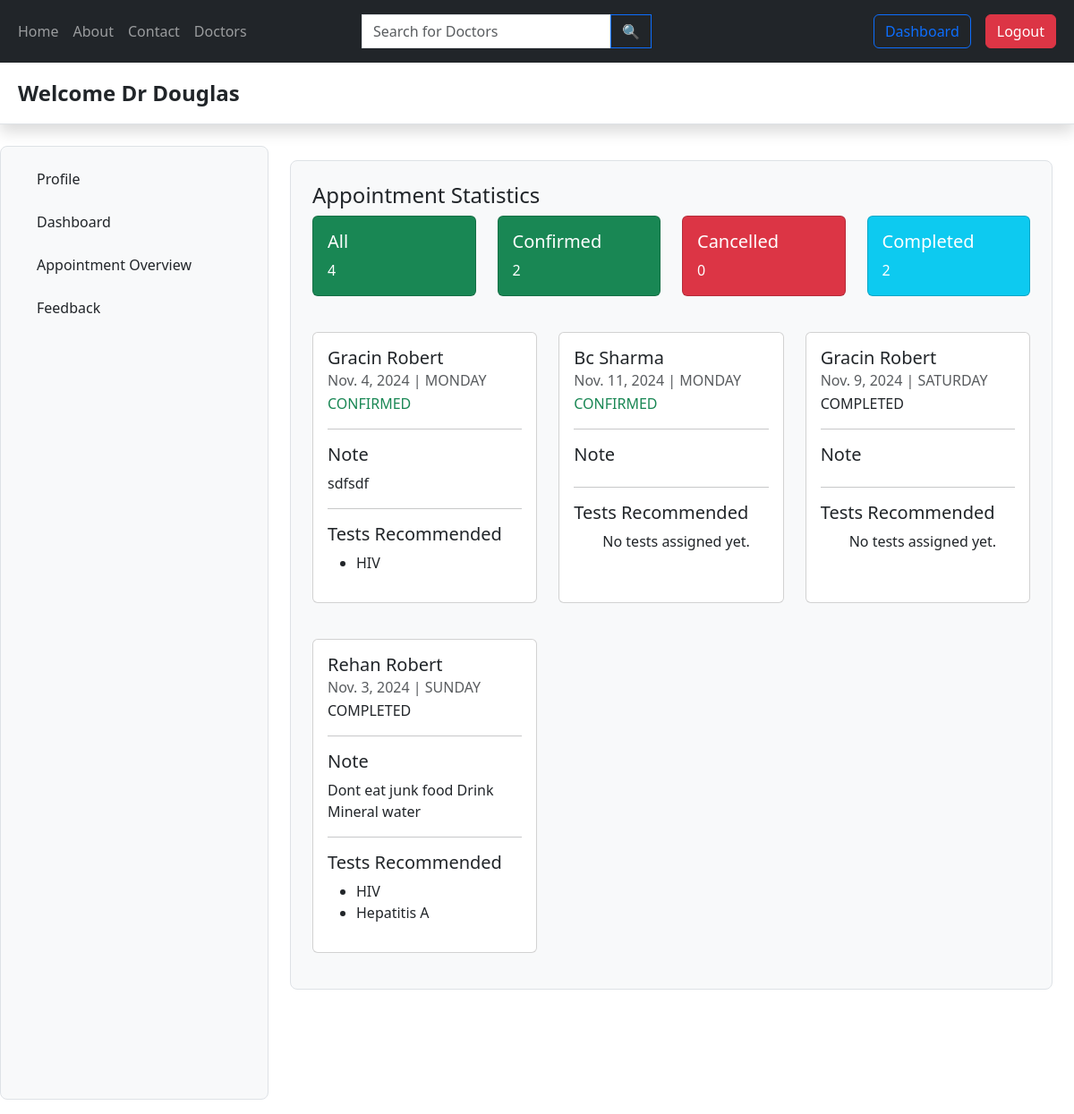
Page /appointment-overview/1/ (signed in) on the committed database.
### doctor/models.py (models this page shows, shortened)
class Doctor(models.Model):
  user= models.OneToOneField(User, on_delete= models.CASCADE,default=1)
  dob= models.DateField(default= None)
  sex= models.CharField(max_length= 10, choices= [('MALE', 'Male'), ('FEMALE', 'Female'), ('OTHER', 'Other')], default= 'FEMALE')
  department = models.ManyToManyField(Department)
  specialization = models.TextField(blank= True, null= True)
  dayofstarting= models.DateField(auto_now= True)
  avatar=models.ImageField(default="default_doctor_image.jpeg")
  Bio=models.TextField(default="",blank= True, null= True)
  Awards=models.TextField(default="",blank= True, null= True)

class AppointmentSlot(models.Model):
    doctor = models.ForeignKey(Doctor, on_delete=models.CASCADE)
    day_of_week = models.CharField(
        max_length=10,
        choices=[
            ('MONDAY', 'Monday'), ('TUESDAY', 'Tuesday'), ('WEDNESDAY', 'Wednesday'),
            ('THURSDAY', 'Thursday'), ('FRIDAY', 'Friday'), ('SATURDAY', 'Saturday'), ('SUNDAY', 'Sunday')
        ]
    )
    session = models.CharField(
        max_length=10,
        choices=[
            ('MORNING', 'Morning'), ('AFTERNOON', 'Afternoon'), ('EVENING', 'Evening')
        ]
    )
    max_bookings = models.PositiveIntegerField(default=10)
    class Meta:
        unique_together = ('doctor', 'day_of_week', 'session')
        ordering = ['doctor', 'day_of_week', 'session']

### appointment/models.py (models this page shows, shortened)
class Appointment(models.Model):
  patient= models.ForeignKey(Patient, on_delete=models.CASCADE, null=True)
  date = models.DateField(null=True, blank=True)
  slot= models.ForeignKey(AppointmentSlot, on_delete= models.CASCADE)
  stat= models.CharField(max_length= 20, choices=[('CONFIRMED', 'Confirmed'), ('CANCELLED', 'Cancelled'), ('COMPLETED','Completed')], default= 'CONFIRMED')
  booking_time= models.DateTimeField(auto_now=True)
  feedback= models.TextField(blank=True,null=True)
  test= models.ManyToManyField(Test,blank=True)
  doctorsnote= models.TextField(default='',blank=True,null=True)

### patient/models.py (models this page shows, shortened)
class Patient(models.Model):
  user= models.ForeignKey(User, on_delete= models.CASCADE)
  first_name= models.CharField(max_length= 255)
  last_name= models.CharField(max_length= 255, blank= True, null= True)
  dob= models.DateField(default= None)
  sex= models.CharField(max_length= 10, choices= [('MALE', 'Male'), ('FEMALE', 'Female'), ('OTHER', 'Other')], default= 'FEMALE')

### hospital_test/models.py (models this page shows, shortened)
class Test(models.Model):
    name = models.CharField(max_length=200)
    descript = models.TextField()

### doctor/views.py (the view)
# urls.py: path('appointment-overview/<str:pk>/',views.appointment_overview,name="appointment-overview"),
@login_required(login_url='login_page')
@role_required(['DOCTOR'])
def appointment_overview(request,pk):
    q=request.GET.get('q') if (request.GET.get('q')!=None) else ''
    doctor=Doctor.objects.get(id=pk)
    tests = Test.objects.all()
    appointments = Appointment.objects.filter(slot__doctor=doctor,stat__icontains=q)
    appointment_cancelled = Appointment.objects.filter(slot__doctor=doctor,stat='CANCELLED').count()
    appointment_confirmed = Appointment.objects.filter(slot__doctor=doctor,stat='CONFIRMED').count()
    appointment_completed = Appointment.objects.filter(slot__doctor=doctor,stat='COMPLETED').count()
    appointment_total=Appointment.objects.filter(slot__doctor=doctor).count()
    context={'appointments':appointments,'doctor':doctor,'test':tests,'appointment_cancelled':appointment_cancelled,'appointment_confirmed':appointment_confirmed,'appointment_completed':appointment_completed,'appointment_total':appointment_total}
    return render(request,'appointment_overview.html',context)

### hmes/decorator.py (called while the page is built)
def role_required(allowed_roles):
    def decorator(view_func):
        @wraps(view_func)
        def _wrapped_view(request, *args, **kwargs):
            if request.user.is_authenticated:
                user_role = request.user.userinfo.role_def  # Adjust this line based on your user model
                if user_role in allowed_roles:
                    return view_func(request, *args, **kwargs)
            return render(request,'error_403.html')
        return _wrapped_view
    return decorator

### doctor/templates/appointment_overview.html (shortened to what this page needs)
{% extends 'base.html' %}
{% block start %}
<header class="py-3 mb-4 border-bottom shadow">
    <div class="container-fluid d-flex justify-content-between align-items-center">
        <a href="#" class="d-flex align-items-center col-lg-4 mb-2 mb-lg-0 link-dark text-decoration-none">
            <span class="fs-4 fw-bold text-dark">Welcome Dr {{ doctor.user.first_name }}</span>
        </a>
    </div>
</header>
<div class="container-fluid pb-3 flex-grow-1 d-flex flex-column overflow-auto" style="height: calc(100vh - 56px);">
    <div class="row flex-grow-1 flex-grow-0">
        <nav class="col-sm-3 flex-shrink-0 bg-light border rounded-3 p-3 h-100 sticky-top">
            <ul class="nav nav-pills flex-sm-column flex-row mb-auto text-truncate">
                <li class="nav-item mb-2">
                    <a href="{% url 'doctor-profile' doctor.id %}" class="nav-link d-flex align-items-center px-3 text-dark">
                        <span class="d-none d-sm-inline">Profile</span>
                    </a>
                </li>
                <li class="nav-item mb-2">
                    <a href="{% url 'dashboard'  %}" class="nav-link d-flex align-items-center px-3 text-dark">
                        <span class="d-none d-sm-inline">Dashboard</span>
                    </a>
                </li>
                <li class="nav-item mb-2">
                    <a href="{% url 'appointment-overview' doctor.id %}" class="nav-link d-flex align-items-center px-3 text-dark">
                        <span class="d-none d-sm-inline">Appointment Overview</span>
                    </a>
                </li>
                <li class="nav-item mb-2">
                    <a href="{% url 'doctor-feedback' doctor.id %}" class="nav-link d-flex align-items-center px-3 text-dark">
                        <span class="d-none d-sm-inline">Feedback</span>
                    </a>
                </li>
            </ul>
        </nav>
        <main class="col overflow-auto h-100 px-4 py-3">
            <div class="bg-light border rounded-3 p-4">
                <div class="mb-4">
                    <h4>Appointment Statistics</h4>
                    <div class="row">
                        <div class="col">
                            <div class="card text-white bg-success mb-3">
                                <div class="card-body">
                                    <a href="{% url 'appointment-overview' doctor.id %}" class="text-decoration-none text-white"><h5 class="card-title">All</h5></a>
                                    <p class="card-text">{{appointment_total}}</p>
                                </div>
                            </div>
                        </div>
                        <div class="col">
                            <div class="card text-white bg-success mb-3">
                                <div class="card-body">
                                    <a href="{% url 'appointment-overview' doctor.id %}?q=CONFIRMED" class="text-decoration-none text-white"><h5 class="card-title">Confirmed</h5></a>
                                    <p class="card-text">{{appointment_confirmed}}</p>
                                </div>
                            </div>
                        </div>
                        <div class="col">
                            <div class="card text-white bg-danger mb-3">
                                <div class="card-body">
                                    <a href="{% url 'appointment-overview'  doctor.id %}?q=CANCELLED" class="text-decoration-none text-white"><h5 class="card-title">Cancelled</h5></a>
                                    <p class="card-text">{{appointment_cancelled}}</p>
                                </div>
                            </div>
                        </div>
                        <div class="col">
                            <div class="card text-white bg-info mb-3">
                                <div class="card-body">
                                    <a href="{% url 'appointment-overview' doctor.id %}?q=COMPLETED" class="text-decoration-none text-white"><h5 class="card-title">Completed</h5></a>
                                    <p class="card-text">{{appointment_completed}}</p>
                                </div>
                            </div>
                        </div>
                    </div>
                </div>
                <div class="row row-cols-1 row-cols-md-3 g-4">
                    {% for appointment in appointments %}
                    <div class="col mb-3">
                        <div class="card h-100" style="width: 100%;">
                            <div class="card-body">
                                <h5 class="card-title">{{ appointment.patient.first_name }} {{ appointment.patient.last_name }}</h5>
                                <h6 class="card-subtitle mb-2 text-muted">{{ appointment.date }} | {{ appointment.slot.day_of_week }}</h6>
                                <p class="card-subtitle mb-2 font-weight-bold
                                {% if appointment.stat == 'CONFIRMED' %} text-success
                                {% elif appointment.stat == 'CANCELLED' %} text-danger
                                {% endif %}">{{appointment.stat}}</p>
                                <hr>
                                <h5>Note</h5>
                                <div class="d-flex justify-content-between align-items-center mb-3">
                                    <span>{{ appointment.doctorsnote }}</span>
                                </div>
                                <hr>
                                <h5>Tests Recommended</h5>
                                <ul>
                                    {% for test in appointment.test.all %}
                                        <li>{{ test.name }}</li>
                                    {% empty %}
                                        <p>No tests assigned yet.</p>
                                    {% endfor %}
                                </ul>
                            </div>
                        </div>
                    </div>
                    {% empty %}
                    <p>No appointments found for you.</p>
                    {% endfor %}
                </div>
            </div>
        </main>
    </div>
</div>
{% endblock %}

### rows in the picture
Doctor: user.first_name "Douglas"
Appointment: patient.first_name "Gracin", patient.last_name "Robert", date "Nov. 4, 2024", slot.day_of_week "MONDAY", stat "CONFIRMED", doctorsnote "sdfsdf"
Test: name "HIV"
Appointment: patient.first_name "Bc", patient.last_name "Sharma", date "Nov. 11, 2024", slot.day_of_week "MONDAY", stat "CONFIRMED"
Appointment: patient.first_name "Gracin", patient.last_name "Robert", date "Nov. 9, 2024", slot.day_of_week "SATURDAY", stat "COMPLETED"
Appointment: patient.first_name "Rehan", patient.last_name "Robert", date "Nov. 3, 2024", slot.day_of_week "SUNDAY", stat "COMPLETED", doctorsnote "Dont eat junk food Drink Mineral water"
Test: name "Hepatitis A"

### other values in the picture
{{ appointment_total }} "4"
{{ appointment_confirmed }} "2"
{{ appointment_cancelled }} "0"
{{ appointment_completed }} "2"
